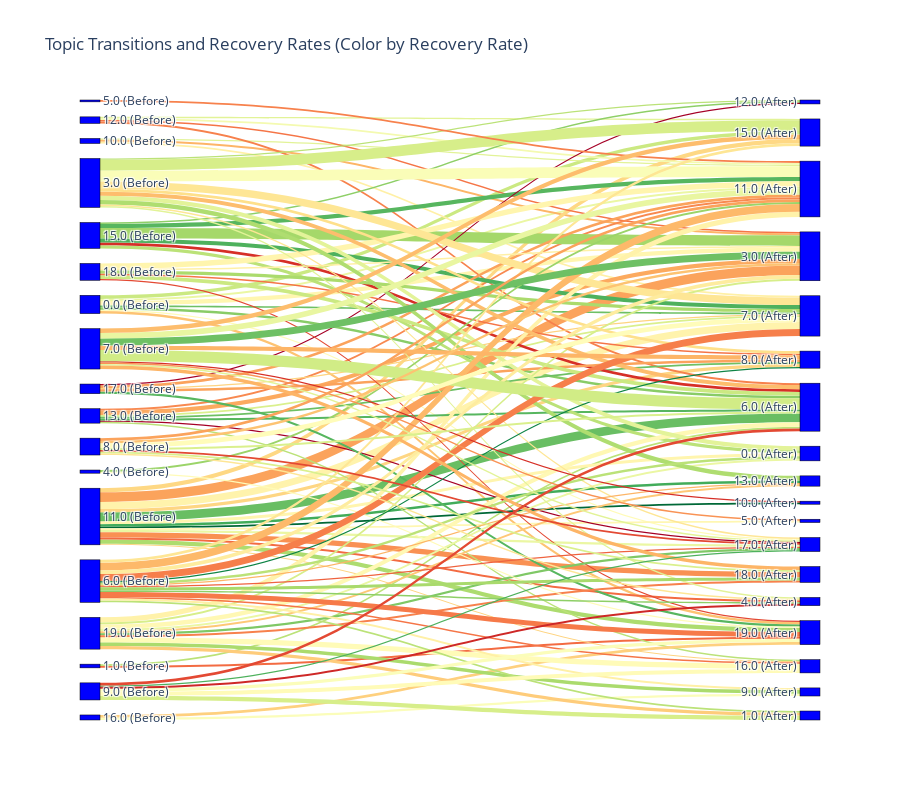

Here is the notebook cell this chart was saved with:
### Markdown cell above
### Sankey diagram
Pour faire plaisir à Nico

### Code cell
import plotly.graph_objects as go

# Normalize recovery rates for color mapping (range 0-1)
min_rate = topic_transitions['recovery_rate'].min()
max_rate = topic_transitions['recovery_rate'].max()
topic_transitions['normalized_rate'] = (topic_transitions['recovery_rate'] - min_rate) / (max_rate - min_rate)

# Generate color gradient (e.g., from red for low recovery to green for high recovery)
def rate_to_color(rate):
    from matplotlib import cm
    from matplotlib.colors import Normalize, to_hex
    cmap = cm.get_cmap('RdYlGn')  # Red to Yellow to Green colormap
    norm = Normalize(vmin=0, vmax=1)
    return to_hex(cmap(norm(rate)))

topic_transitions['link_color'] = topic_transitions['normalized_rate'].apply(rate_to_color)

# Data preparation
topic_transitions['Topic_Before_Label'] = topic_transitions['Topic_Before'] + " (Before)"
topic_transitions['Topic_After_Label'] = topic_transitions['Topic_After'] + " (After)"

nodes_before = topic_transitions['Topic_Before_Label'].unique()
nodes_after = topic_transitions['Topic_After_Label'].unique()
nodes = list(nodes_before) + list(nodes_after)

node_indices = {node: idx for idx, node in enumerate(nodes)}

source = topic_transitions['Topic_Before_Label'].map(node_indices).tolist()
target = topic_transitions['Topic_After_Label'].map(node_indices).tolist()
value = topic_transitions['count'].tolist()
link_colors = topic_transitions['link_color'].tolist()

hover_texts = [
    f"Transition: {row['Topic_Before']} → {row['Topic_After']}<br>"
    f"Recovery Rate: {row['recovery_rate']:.2%}<br>"
    f"Count: {row['count']}"
    for _, row in topic_transitions.iterrows()
]

# Create Sankey diagram
fig = go.Figure(data=[go.Sankey(
    node=dict(
        pad=15,
        thickness=20,
        line=dict(color="black", width=0.5),
        label=nodes,
        color="blue"
    ),
    link=dict(
        source=source,
        target=target,
        value=value,
        customdata=hover_texts,
        hovertemplate='%{customdata}<extra></extra>',
        color=link_colors  # Use calculated colors
    )
)])

# Update layout for better visuals
fig.update_layout(
    title_text="Topic Transitions and Recovery Rates (Color by Recovery Rate)",
    font_size=12,
    height=800
)

# Display the plot
fig.show()

### Figure 1 — Plotly figure (JSON) as saved in the notebook; plotly's stock layout.template omitted (floating-point values rounded to 4 significant figures)
{"data": [{"link": {"color": ["#ebf7a3", "#cbe982", "#fffbb8", "#fdc372", "#fff6b0", "#89cc67", "#6ec064", "#f36b42", "#bbe278", "#e2f397", "#fdb567", "#fff0a6", "#fff5ae", "#006837", "#42ac5a", "#fed884", "#fed481", "#ebf7a3", "#f99153", "#addc6f", "#fba35c", "#f36b42", "#fff7b2", "#69be63", "#fff3ac", "#fed683", "#f4fab0", "#e2f397", "#f57547", "#f7814c", "#f88950", "#bbe278", "#a50026", "#fcaa5f", "#57b65f", "#daf08d", "#6ec064", "#bbe278", "#57b65f", "#8ecf67", "#a5d86a", "#d62f27", "#4eb15d", "#fed07e", "#fbfdba", "#fba35c", "#a50026", "#57b65f", "#fed481", "#fba35c", "#fff5ae", "#e34933", "#fff0a6", "#cbe982", "#abdb6d", "#f57547", "#ebf7a3", "#fecc7b", "#fff2aa", "#fec877", "#fffbb8", "#7fc866", "#f7814c", "#d7ee8a", "#fff8b4", "#abdb6d", "#e3f399", "#fafdb8", "#bbe278", "#afdd70", "#d7ee8a", "#fee695", "#e2f397", "#fdbd6d", "#fee695", "#fee08b", "#9bd469", "#fffbb8", "#f7814c", "#bbe278", "#bbe278", "#fdb96a", "#fdb567", "#fee695", "#f57547", "#ef633f", "#a9da6c", "#f67a49", "#feec9f", "#8ecf67", "#f67f4b", "#0f8446", "#fff0a6", "#d62f27", "#e9f6a1", "#fdbd6d", "#e2f397", "#fdb567", "#6ec064", "#f99355", "#d1ec86", "#fdb567", "#fba35c", "#e34933", "#daf08d", "#fdc372", "#fee695", "#daf08d", "#fffcba", "#d7ee8a", "#fffbb8", "#4eb15d", "#fbfdba", "#ce2827", "#e34933"], "customdata": ["Transition: 0.0 → 11.0<br>Recovery Rate: 45.00%<br>Count: 20", "Transition: 0.0 → 15.0<br>Recovery Rate: 48.48%<br>Count: 33", "Transition: 0.0 → 17.0<br>Recovery Rate: 41.67%<br>Count: 12", "Transition: 0.0 → 19.0<br>Recovery Rate: 34.78%<br>Count: 23", "Transition: 0.0 → 3.0<br>Recovery Rate: 41.03%<br>Count: 39", "Transition: 0.0 → 6.0<br>Recovery Rate: 54.17%<br>Count: 24", "Transition: 0.0 → 7.0<br>Recovery Rate: 56.25%<br>Count: 16", "Transition: 1.0 → 19.0<br>Recovery Rate: 27.78%<br>Count: 18", "Transition: 1.0 → 6.0<br>Recovery Rate: 50.00%<br>Count: 16", "Transition: 10.0 → 11.0<br>Recovery Rate: 46.15%<br>Count: 13", "Transition: 10.0 → 3.0<br>Recovery Rate: 33.33%<br>Count: 18", "Transition: 10.0 → 7.0<br>Recovery Rate: 40.00%<br>Count: 15", "Transition: 11.0 → 0.0<br>Recovery Rate: 40.74%<br>Count: 27", "Transition: 11.0 → 10.0<br>Recovery Rate: 66.67%<br>Count: 15", "Transition: 11.0 → 13.0<br>Recovery Rate: 59.09%<br>Count: 22", "Transition: 11.0 → 15.0<br>Recovery Rate: 36.84%<br>Count: 38", "Transition: 11.0 → 16.0<br>Recovery Rate: 36.36%<br>Count: 11", "Transition: 11.0 → 17.0<br>Recovery Rate: 45.00%<br>Count: 20", "Transition: 11.0 → 18.0<br>Recovery Rate: 30.61%<br>Count: 49", "Transition: 11.0 → 19.0<br>Recovery Rate: 51.35%<br>Count: 37", "Transition: 11.0 → 3.0<br>Recovery Rate: 31.82%<br>Count: 88", "Transition: 11.0 → 4.0<br>Recovery Rate: 27.78%<br>Count: 18", "Transition: 11.0 → 5.0<br>Recovery Rate: 41.18%<br>Count: 17", "Transition: 11.0 → 6.0<br>Recovery Rate: 56.79%<br>Count: 81", "Transition: 11.0 → 7.0<br>Recovery Rate: 40.62%<br>Count: 64", "Transition: 11.0 → 8.0<br>Recovery Rate: 36.67%<br>Count: 30", "Transition: 12.0 → 11.0<br>Recovery Rate: 43.75%<br>Count: 16", "Transition: 12.0 → 15.0<br>Recovery Rate: 46.15%<br>Count: 13", "Transition: 12.0 → 3.0<br>Recovery Rate: 28.57%<br>Count: 14", "Transition: 12.0 → 6.0<br>Recovery Rate: 29.41%<br>Count: 17", "Transition: 13.0 → 11.0<br>Recovery Rate: 30.00%<br>Count: 20", "Transition: 13.0 → 16.0<br>Recovery Rate: 50.00%<br>Count: 12", "Transition: 13.0 → 17.0<br>Recovery Rate: 18.18%<br>Count: 11", "Transition: 13.0 → 3.0<br>Recovery Rate: 32.43%<br>Count: 37", "Transition: 13.0 → 6.0<br>Recovery Rate: 57.89%<br>Count: 19", "Transition: 13.0 → 7.0<br>Recovery Rate: 47.06%<br>Count: 17", "Transition: 13.0 → 8.0<br>Recovery Rate: 56.25%<br>Count: 16", "Transition: 15.0 → 0.0<br>Recovery Rate: 50.00%<br>Count: 28", "Transition: 15.0 → 11.0<br>Recovery Rate: 57.89%<br>Count: 38", "Transition: 15.0 → 12.0<br>Recovery Rate: 53.85%<br>Count: 13", "Transition: 15.0 → 3.0<br>Recovery Rate: 52.08%<br>Count: 96", "Transition: 15.0 → 6.0<br>Recovery Rate: 23.08%<br>Count: 26", "Transition: 15.0 → 7.0<br>Recovery Rate: 58.33%<br>Count: 36", "Transition: 16.0 → 19.0<br>Recovery Rate: 36.00%<br>Count: 25", "Transition: 16.0 → 9.0<br>Recovery Rate: 42.86%<br>Count: 21", "Transition: 17.0 → 11.0<br>Recovery Rate: 32.00%<br>Count: 25", "Transition: 17.0 → 12.0<br>Recovery Rate: 18.18%<br>Count: 11", "Transition: 17.0 → 19.0<br>Recovery Rate: 57.89%<br>Count: 19", "Transition: 17.0 → 7.0<br>Recovery Rate: 36.36%<br>Count: 11", "Transition: 17.0 → 8.0<br>Recovery Rate: 31.82%<br>Count: 22", "Transition: 18.0 → 11.0<br>Recovery Rate: 40.82%<br>Count: 49", "Transition: 18.0 → 19.0<br>Recovery Rate: 25.00%<br>Count: 12", "Transition: 18.0 → 3.0<br>Recovery Rate: 40.00%<br>Count: 15", "Transition: 18.0 → 6.0<br>Recovery Rate: 48.48%<br>Count: 33", "Transition: 18.0 → 7.0<br>Recovery Rate: 51.61%<br>Count: 31", "Transition: 18.0 → 8.0<br>Recovery Rate: 28.57%<br>Count: 14", "Transition: 19.0 → 0.0<br>Recovery Rate: 45.00%<br>Count: 20", "Transition: 19.0 → 1.0<br>Recovery Rate: 35.71%<br>Count: 28", "Transition: 19.0 → 11.0<br>Recovery Rate: 40.43%<br>Count: 47", "Transition: 19.0 → 13.0<br>Recovery Rate: 35.29%<br>Count: 17", "Transition: 19.0 → 16.0<br>Recovery Rate: 41.67%<br>Count: 48", "Transition: 19.0 → 17.0<br>Recovery Rate: 55.00%<br>Count: 20", "Transition: 19.0 → 18.0<br>Recovery Rate: 29.41%<br>Count: 17", "Transition: 19.0 → 3.0<br>Recovery Rate: 47.37%<br>Count: 19", "Transition: 19.0 → 6.0<br>Recovery Rate: 41.46%<br>Count: 41", "Transition: 19.0 → 9.0<br>Recovery Rate: 51.52%<br>Count: 33", "Transition: 3.0 → 0.0<br>Recovery Rate: 45.95%<br>Count: 37", "Transition: 3.0 → 11.0<br>Recovery Rate: 43.00%<br>Count: 100", "Transition: 3.0 → 12.0<br>Recovery Rate: 50.00%<br>Count: 12", "Transition: 3.0 → 13.0<br>Recovery Rate: 51.16%<br>Count: 43", "Transition: 3.0 → 15.0<br>Recovery Rate: 47.42%<br>Count: 97", "Transition: 3.0 → 17.0<br>Recovery Rate: 38.46%<br>Count: 13", "Transition: 3.0 → 4.0<br>Recovery Rate: 46.15%<br>Count: 13", "Transition: 3.0 → 6.0<br>Recovery Rate: 34.21%<br>Count: 38", "Transition: 3.0 → 7.0<br>Recovery Rate: 38.57%<br>Count: 70", "Transition: 3.0 → 8.0<br>Recovery Rate: 37.50%<br>Count: 24", "Transition: 4.0 → 11.0<br>Recovery Rate: 52.94%<br>Count: 17", "Transition: 4.0 → 19.0<br>Recovery Rate: 41.67%<br>Count: 12", "Transition: 5.0 → 11.0<br>Recovery Rate: 29.41%<br>Count: 17", "Transition: 6.0 → 0.0<br>Recovery Rate: 50.00%<br>Count: 22", "Transition: 6.0 → 1.0<br>Recovery Rate: 50.00%<br>Count: 16", "Transition: 6.0 → 11.0<br>Recovery Rate: 33.80%<br>Count: 71", "Transition: 6.0 → 13.0<br>Recovery Rate: 33.33%<br>Count: 12", "Transition: 6.0 → 15.0<br>Recovery Rate: 38.46%<br>Count: 26", "Transition: 6.0 → 16.0<br>Recovery Rate: 28.57%<br>Count: 14", "Transition: 6.0 → 17.0<br>Recovery Rate: 27.27%<br>Count: 11", "Transition: 6.0 → 18.0<br>Recovery Rate: 51.72%<br>Count: 29", "Transition: 6.0 → 19.0<br>Recovery Rate: 28.89%<br>Count: 45", "Transition: 6.0 → 3.0<br>Recovery Rate: 39.39%<br>Count: 33", "Transition: 6.0 → 4.0<br>Recovery Rate: 53.85%<br>Count: 13", "Transition: 6.0 → 7.0<br>Recovery Rate: 29.23%<br>Count: 65", "Transition: 6.0 → 8.0<br>Recovery Rate: 63.64%<br>Count: 11", "Transition: 6.0 → 9.0<br>Recovery Rate: 40.00%<br>Count: 20", "Transition: 7.0 → 10.0<br>Recovery Rate: 23.08%<br>Count: 13", "Transition: 7.0 → 11.0<br>Recovery Rate: 45.10%<br>Count: 51", "Transition: 7.0 → 15.0<br>Recovery Rate: 34.15%<br>Count: 41", "Transition: 7.0 → 17.0<br>Recovery Rate: 46.15%<br>Count: 13", "Transition: 7.0 → 18.0<br>Recovery Rate: 33.33%<br>Count: 33", "Transition: 7.0 → 3.0<br>Recovery Rate: 56.25%<br>Count: 64", "Transition: 7.0 → 5.0<br>Recovery Rate: 30.77%<br>Count: 13", "Transition: 7.0 → 6.0<br>Recovery Rate: 48.04%<br>Count: 102", "Transition: 7.0 → 8.0<br>Recovery Rate: 33.33%<br>Count: 39", "Transition: 8.0 → 11.0<br>Recovery Rate: 32.00%<br>Count: 25", "Transition: 8.0 → 17.0<br>Recovery Rate: 25.00%<br>Count: 16", "Transition: 8.0 → 18.0<br>Recovery Rate: 47.06%<br>Count: 17", "Transition: 8.0 → 3.0<br>Recovery Rate: 34.78%<br>Count: 23", "Transition: 8.0 → 4.0<br>Recovery Rate: 38.46%<br>Count: 13", "Transition: 8.0 → 6.0<br>Recovery Rate: 47.06%<br>Count: 17", "Transition: 8.0 → 7.0<br>Recovery Rate: 41.86%<br>Count: 43", "Transition: 9.0 → 1.0<br>Recovery Rate: 47.37%<br>Count: 38", "Transition: 9.0 → 16.0<br>Recovery Rate: 41.67%<br>Count: 36", "Transition: 9.0 → 17.0<br>Recovery Rate: 58.33%<br>Count: 12", "Transition: 9.0 → 19.0<br>Recovery Rate: 42.86%<br>Count: 28", "Transition: 9.0 → 4.0<br>Recovery Rate: 22.22%<br>Count: 18", "Transition: 9.0 → 6.0<br>Recovery Rate: 25.00%<br>Count: 24"], "hovertemplate": "%{customdata}<extra></extra>", "source": [0, 0, 0, 0, 0, 0, 0, 1, 1, 2, 2, 2, 3, 3, 3, 3, 3, 3, 3, 3, 3, 3, 3, 3, 3, 3, 4, 4, 4, 4, 5, 5, 5, 5, 5, 5, 5, 6, 6, 6, 6, 6, 6, 7, 7, 8, 8, 8, 8, 8, 9, 9, 9, 9, 9, 9, 10, 10, 10, 10, 10, 10, 10, 10, 10, 10, 11, 11, 11, 11, 11, 11, 11, 11, 11, 11, 12, 12, 13, 14, 14, 14, 14, 14, 14, 14, 14, 14, 14, 14, 14, 14, 14, 15, 15, 15, 15, 15, 15, 15, 15, 15, 16, 16, 16, 16, 16, 16, 16, 17, 17, 17, 17, 17, 17], "target": [18, 19, 20, 21, 22, 23, 24, 21, 23, 18, 22, 24, 25, 26, 27, 19, 28, 20, 29, 21, 22, 30, 31, 23, 24, 32, 18, 19, 22, 23, 18, 28, 20, 22, 23, 24, 32, 25, 18, 33, 22, 23, 24, 21, 34, 18, 33, 21, 24, 32, 18, 21, 22, 23, 24, 32, 25, 35, 18, 27, 28, 20, 29, 22, 23, 34, 25, 18, 33, 27, 19, 20, 30, 23, 24, 32, 18, 21, 18, 25, 35, 18, 27, 19, 28, 20, 29, 21, 22, 30, 24, 32, 34, 26, 18, 19, 20, 29, 22, 31, 23, 32, 18, 20, 29, 22, 30, 23, 24, 35, 28, 20, 21, 30, 23], "value": [20, 33, 12, 23, 39, 24, 16, 18, 16, 13, 18, 15, 27, 15, 22, 38, 11, 20, 49, 37, 88, 18, 17, 81, 64, 30, 16, 13, 14, 17, 20, 12, 11, 37, 19, 17, 16, 28, 38, 13, 96, 26, 36, 25, 21, 25, 11, 19, 11, 22, 49, 12, 15, 33, 31, 14, 20, 28, 47, 17, 48, 20, 17, 19, 41, 33, 37, 100, 12, 43, 97, 13, 13, 38, 70, 24, 17, 12, 17, 22, 16, 71, 12, 26, 14, 11, 29, 45, 33, 13, 65, 11, 20, 13, 51, 41, 13, 33, 64, 13, 102, 39, 25, 16, 17, 23, 13, 17, 43, 38, 36, 12, 28, 18, 24]}, "node": {"color": "blue", "label": ["0.0 (Before)", "1.0 (Before)", "10.0 (Before)", "11.0 (Before)", "12.0 (Before)", "13.0 (Before)", "15.0 (Before)", "16.0 (Before)", "17.0 (Before)", "18.0 (Before)", "19.0 (Before)", "3.0 (Before)", "4.0 (Before)", "5.0 (Before)", "6.0 (Before)", "7.0 (Before)", "8.0 (Before)", "9.0 (Before)", "11.0 (After)", "15.0 (After)", "17.0 (After)", "19.0 (After)", "3.0 (After)", "6.0 (After)", "7.0 (After)", "0.0 (After)", "10.0 (After)", "13.0 (After)", "16.0 (After)", "18.0 (After)", "4.0 (After)", "5.0 (After)", "8.0 (After)", "12.0 (After)", "9.0 (After)", "1.0 (After)"], "line": {"color": "black", "width": 0.5}, "pad": 15, "thickness": 20}, "type": "sankey"}], "layout": {"font": {"size": 12}, "height": 800, "title": {"text": "Topic Transitions and Recovery Rates (Color by Recovery Rate)"}}}
